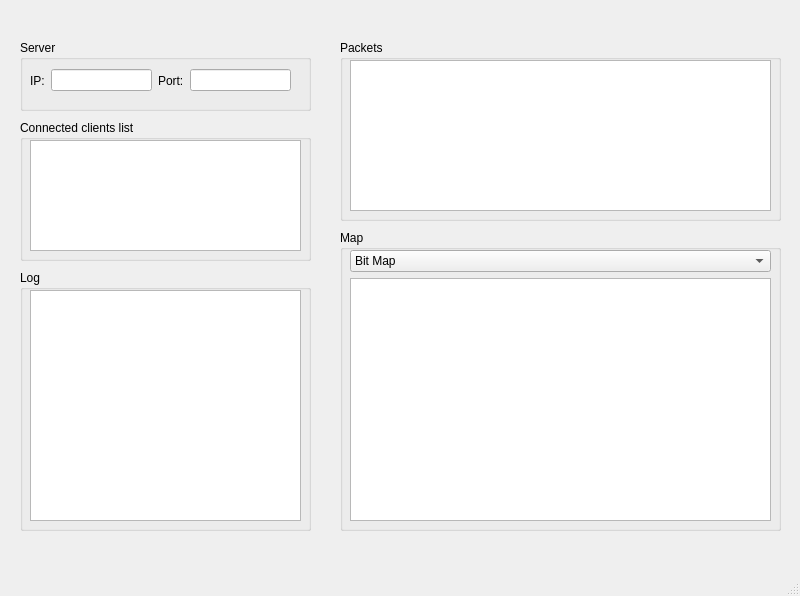
<?xml version="1.0" encoding="UTF-8"?>
<ui version="4.0">
 <class>MainWindow</class>
 <widget class="QMainWindow" name="MainWindow">
  <property name="geometry">
   <rect>
    <x>0</x>
    <y>0</y>
    <width>800</width>
    <height>596</height>
   </rect>
  </property>
  <property name="windowTitle">
   <string>MainWindow</string>
  </property>
  <widget class="QWidget" name="centralwidget">
   <widget class="QGroupBox" name="groupBox">
    <property name="geometry">
     <rect>
      <x>20</x>
      <y>40</y>
      <width>291</width>
      <height>71</height>
     </rect>
    </property>
    <property name="title">
     <string>Server</string>
    </property>
    <widget class="QWidget" name="horizontalLayoutWidget">
     <property name="geometry">
      <rect>
       <x>10</x>
       <y>20</y>
       <width>261</width>
       <height>41</height>
      </rect>
     </property>
     <layout class="QHBoxLayout" name="horizontalLayout">
      <item>
       <widget class="QLabel" name="label">
        <property name="text">
         <string>IP:</string>
        </property>
       </widget>
      </item>
      <item>
       <widget class="QLineEdit" name="ipLineEdit">
        <property name="minimumSize">
         <size>
          <width>100</width>
          <height>0</height>
         </size>
        </property>
       </widget>
      </item>
      <item>
       <widget class="QLabel" name="label_2">
        <property name="text">
         <string>Port:</string>
        </property>
       </widget>
      </item>
      <item>
       <widget class="QLineEdit" name="portLineEdit">
        <property name="minimumSize">
         <size>
          <width>50</width>
          <height>22</height>
         </size>
        </property>
       </widget>
      </item>
     </layout>
    </widget>
   </widget>
   <widget class="QGroupBox" name="groupBox_2">
    <property name="geometry">
     <rect>
      <x>20</x>
      <y>120</y>
      <width>291</width>
      <height>141</height>
     </rect>
    </property>
    <property name="title">
     <string>Connected clients list</string>
    </property>
    <widget class="QTextEdit" name="clientTxtList">
     <property name="geometry">
      <rect>
       <x>10</x>
       <y>20</y>
       <width>271</width>
       <height>111</height>
      </rect>
     </property>
     <property name="readOnly">
      <bool>true</bool>
     </property>
    </widget>
   </widget>
   <widget class="QGroupBox" name="groupBox_3">
    <property name="geometry">
     <rect>
      <x>340</x>
      <y>230</y>
      <width>441</width>
      <height>301</height>
     </rect>
    </property>
    <property name="title">
     <string>Map</string>
    </property>
    <widget class="QWidget" name="verticalLayoutWidget">
     <property name="geometry">
      <rect>
       <x>10</x>
       <y>20</y>
       <width>421</width>
       <height>271</height>
      </rect>
     </property>
     <layout class="QVBoxLayout" name="verticalLayout">
      <item>
       <widget class="QComboBox" name="comboBox">
        <item>
         <property name="text">
          <string>Bit Map</string>
         </property>
        </item>
        <item>
         <property name="text">
          <string>Input Bit Map</string>
         </property>
        </item>
        <item>
         <property name="text">
          <string>Register Map</string>
         </property>
        </item>
        <item>
         <property name="text">
          <string>Input Register Map</string>
         </property>
        </item>
       </widget>
      </item>
      <item>
       <widget class="QTableWidget" name="tableWidget"/>
      </item>
     </layout>
    </widget>
   </widget>
   <widget class="QGroupBox" name="groupBox_4">
    <property name="geometry">
     <rect>
      <x>340</x>
      <y>40</y>
      <width>441</width>
      <height>181</height>
     </rect>
    </property>
    <property name="title">
     <string>Packets</string>
    </property>
    <widget class="QTableWidget" name="pktTblWidget">
     <property name="geometry">
      <rect>
       <x>10</x>
       <y>20</y>
       <width>421</width>
       <height>151</height>
      </rect>
     </property>
    </widget>
   </widget>
   <widget class="QGroupBox" name="groupBox_5">
    <property name="geometry">
     <rect>
      <x>20</x>
      <y>270</y>
      <width>291</width>
      <height>261</height>
     </rect>
    </property>
    <property name="title">
     <string>Log</string>
    </property>
    <widget class="QTextEdit" name="logTxtEdit">
     <property name="geometry">
      <rect>
       <x>10</x>
       <y>20</y>
       <width>271</width>
       <height>231</height>
      </rect>
     </property>
     <property name="readOnly">
      <bool>true</bool>
     </property>
    </widget>
   </widget>
  </widget>
  <widget class="QMenuBar" name="menubar">
   <property name="geometry">
    <rect>
     <x>0</x>
     <y>0</y>
     <width>800</width>
     <height>22</height>
    </rect>
   </property>
  </widget>
  <widget class="QStatusBar" name="statusbar"/>
 </widget>
 <resources/>
 <connections/>
</ui>
